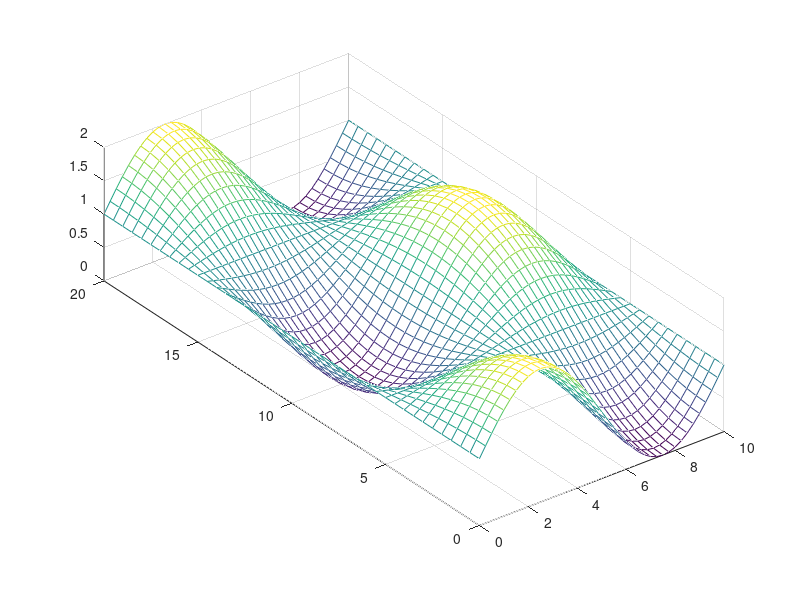

Recreate this plot in MATLAB. (Note: this script raises an error after producing the figure.)
clc
clear
close all

printfigure = 0;

Length_x = 10;  
Length_y = 20;  
Time = 20;   % Zetiraum
step_length_x = 0.25;
step_length_y = 0.5;
step_time = 0.4;
x = 0 : step_length_x : Length_x;
y = 0 : step_length_y : Length_y;
t = 0 : step_time : Time;
N_length_x = length(x);
N_length_y = length(y);
N_time = length(t);

k = 0.1;

f = zeros(N_length_x, N_length_y, N_time);  % Temperaturmatrix
for m = 1 : N_length_x
    for n = 1 : N_length_y
        f(m,n,1) = sin(x(m) / Length_x * 2 * pi) * cos(y(n) / Length_y * 2 * pi) + 1;
    end
end

[Y,X] = meshgrid(y,x);
mesh(X,Y,squeeze(f(:,:,1)));
pbaspect([1 Length_y/Length_x 0.5])
setmesh('Initial Condition','$x$','$y$','$T$','T_2D_inhomo_fdm_inital_condition',0)

A = (step_length_x ^ 2 * step_length_y ^ 2) / (step_length_x ^ 2 * step_length_y ^ 2 + 2 * k * step_time * (step_length_x ^ 2 + step_length_y ^ 2));
B = (k * step_time * step_length_x ^ 2) / (step_length_x ^ 2 * step_length_y ^ 2 + 2 * k * step_time * (step_length_x ^ 2 + step_length_y ^ 2));
C = (k * step_time * step_length_y ^ 2) / (step_length_x ^ 2 * step_length_y ^ 2 + 2 * k * step_time * (step_length_x ^ 2 + step_length_y ^ 2));
D = - (step_time * step_length_x ^ 2 * step_length_y ^ 2) / (step_length_x ^ 2 * step_length_y ^ 2 + 2 * k * step_time * (step_length_x ^ 2 + step_length_y ^ 2));

index = @(m,n,l) (l-1) * N_length_x *N_length_y + (n-1) * N_length_x + m;    % Nummerierung

row = [];
colum = [];
value = [];
row_b = [];
colum_b = [];
value_b = [];

u = zeros(N_length_x,N_length_y,N_time);
for l = 1 : N_time
    u(3/step_length_x+1,3/step_length_y+1,l) = 0.1 * sin(t(l) - pi / 4) * step_length_x / step_length_y;
    u(5/step_length_x+1,10/step_length_y+1,l) = -0.2 * sin(t(l)) / step_length_x / step_length_y;
    u(7/step_length_x+1,13/step_length_y+1,l) = 0.01 * t(l) / step_length_x / step_length_y;
    u(8/step_length_x+1,18/step_length_y+1,l) = 0.03 * t(l) / step_length_x / step_length_y;
end


for m = 2 : N_length_x - 1
    for n = 2 : N_length_y - 1
        for l = 2 : N_time
            row = [row ; index(m,n,l); index(m,n,l); index(m,n,l); index(m,n,l); index(m,n,l); index(m,n,l)];
            colum = [colum; index(m,n,l); index(m,n,l-1); index(m,n-1,l); index(m,n+1,l); index(m-1,n,l); index(m+1,n,l)];
            value = [value; -1; A; B; B; C; C];
            row_b = [row_b; index(m,n,l)];
            colum_b = [colum_b; 1];
            value_b = [value_b; D * u(m,n,l)];
        end
    end
end

length_edge_x = [1, N_length_x];
for m = 1 : 2
    for n = 1 : N_length_y
        for l = 2 : N_time
            row = [row ; index(length_edge_x(m),n,l); index(length_edge_x(m),n,l)];
            colum = [colum; index(length_edge_x(m),n,l); index(length_edge_x(m)-sign(length_edge_x(m)-N_length_x/2),n,l)];
            value = [value; -1; 1];
        end
    end
end

length_edge_y = [1, N_length_y];
for m = 2 : N_length_x - 1
    for n = 1 : 2
        for l = 2 : N_time
            row = [row ; index(m,length_edge_y(n),l); index(m,length_edge_y(n),l)];
            colum = [colum; index(m,length_edge_y(n),l); index(m,length_edge_y(n)-sign(length_edge_y(n)-N_length_y/2),l)];
            value = [value; -1; 1];
        end
    end
end

for m = 1 : N_length_x
    for n = 1 : N_length_y
        row = [row ; index(m,n,1)];
        colum = [colum; index(m,n,1)];
        value = [value; 1];
        row_b = [row_b; index(m,n,1)];
        colum_b = [colum_b; 1];
        value_b = [value_b; f(m,n,1)];
    end
end

H = sparse(row,colum,value,N_length_x * N_length_y * N_time,N_length_x * N_length_y * N_time);
b = sparse(row_b,colum_b,value_b,N_length_x*N_length_y*N_time,1);

T = H\b;
for m = 1 : N_length_x
    for n = 1 : N_length_y
        for l = 2 : N_time
            f(m,n,l) = T(index(m,n,l));
        end
    end
end

figure
for n = 1 : N_time
    mesh(X,Y,squeeze(f(:,:,n)))
    zlim([0 2.5])
    pbaspect([1 Length_y/Length_x 0.5])
    setmesh('Temperature Distribution','$x$','$y$','$T$','T_2D_inhomo_fdm_1',0)
    set(gcf,'outerposition',get(0,'screensize'));
    txt = ['$t = ',num2str((n-1)*step_time),'$'];
    TEXT = text(8,0,0.6,txt,'FontSize',30);
    set(TEXT,'Interpreter','latex')
    drawnow
    frame=getframe(gcf);
    imind=frame2im(frame);
    [imind,cm] = rgb2ind(imind,256);
    if printfigure == 1
        if n==1
             imwrite(imind,cm,'T_2D_inhomo_fdm_2.gif','gif', 'Loopcount',inf,'DelayTime',1e-6);
        else
             imwrite(imind,cm,'T_2D_inhomo_fdm_2.gif','gif','WriteMode','append','DelayTime',1e-6);
        end
    end
end
    

figure
for n = 1 : 6
    a = round((N_time - 1) / 5 * (n - 1)) + 1;
    mesh(X,Y,squeeze(f(:,:,a)))
    zlim([0 2.5])
    pbaspect([1 Length_y/Length_x 0.5])
    set(gcf,'outerposition',get(0,'screensize'));
    txt = ['$t = ',num2str(t(a)),'$'];
    TEXT = text(8,0,0.6,txt,'FontSize',30);
    set(TEXT,'Interpreter','latex')
    drawnow
    name = ['T_2D_inhomo_fdm_2_shot_',num2str(n)];
    setmesh('Temperature Distribution','$x$','$y$','$T$',name,printfigure)
end
